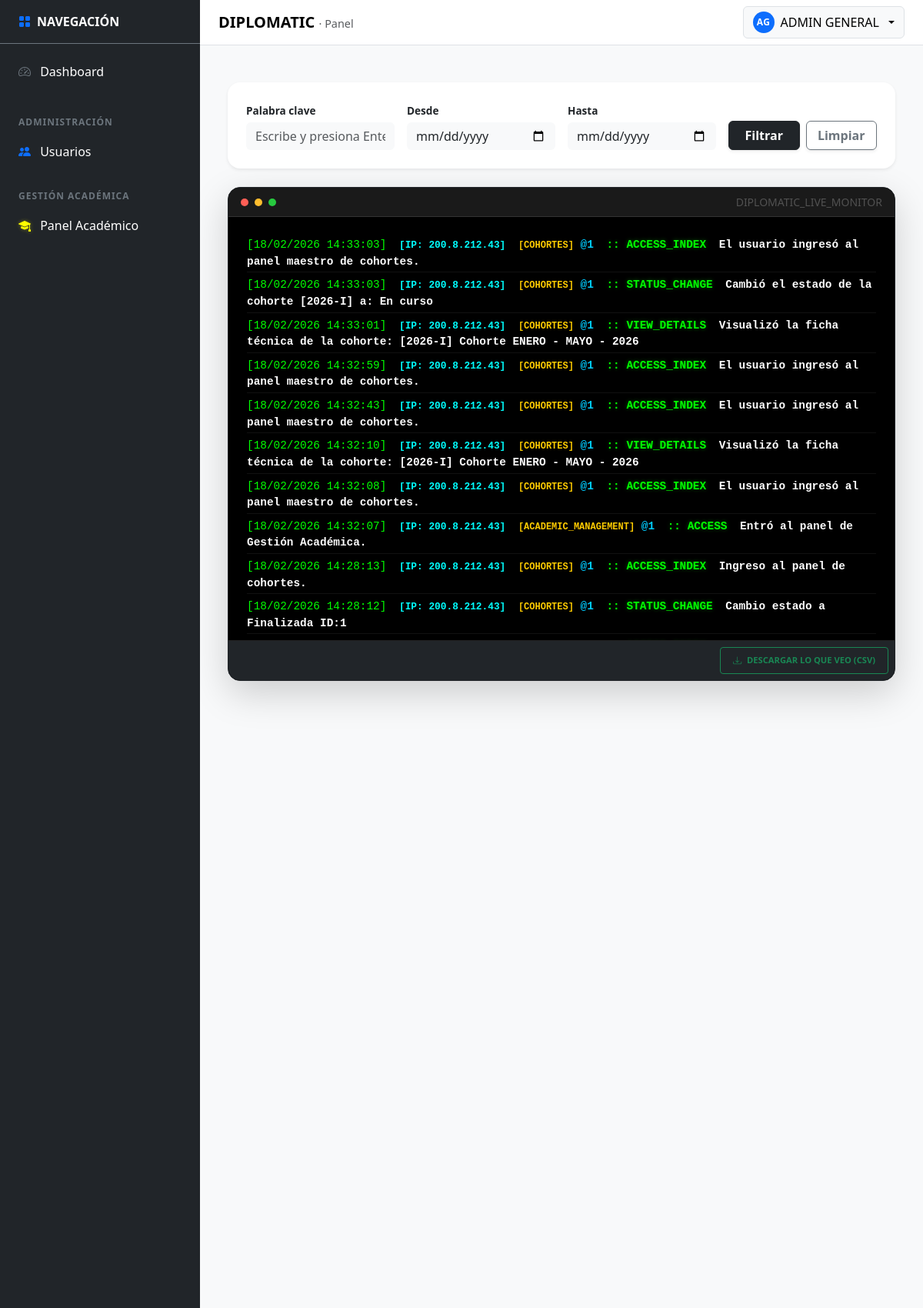
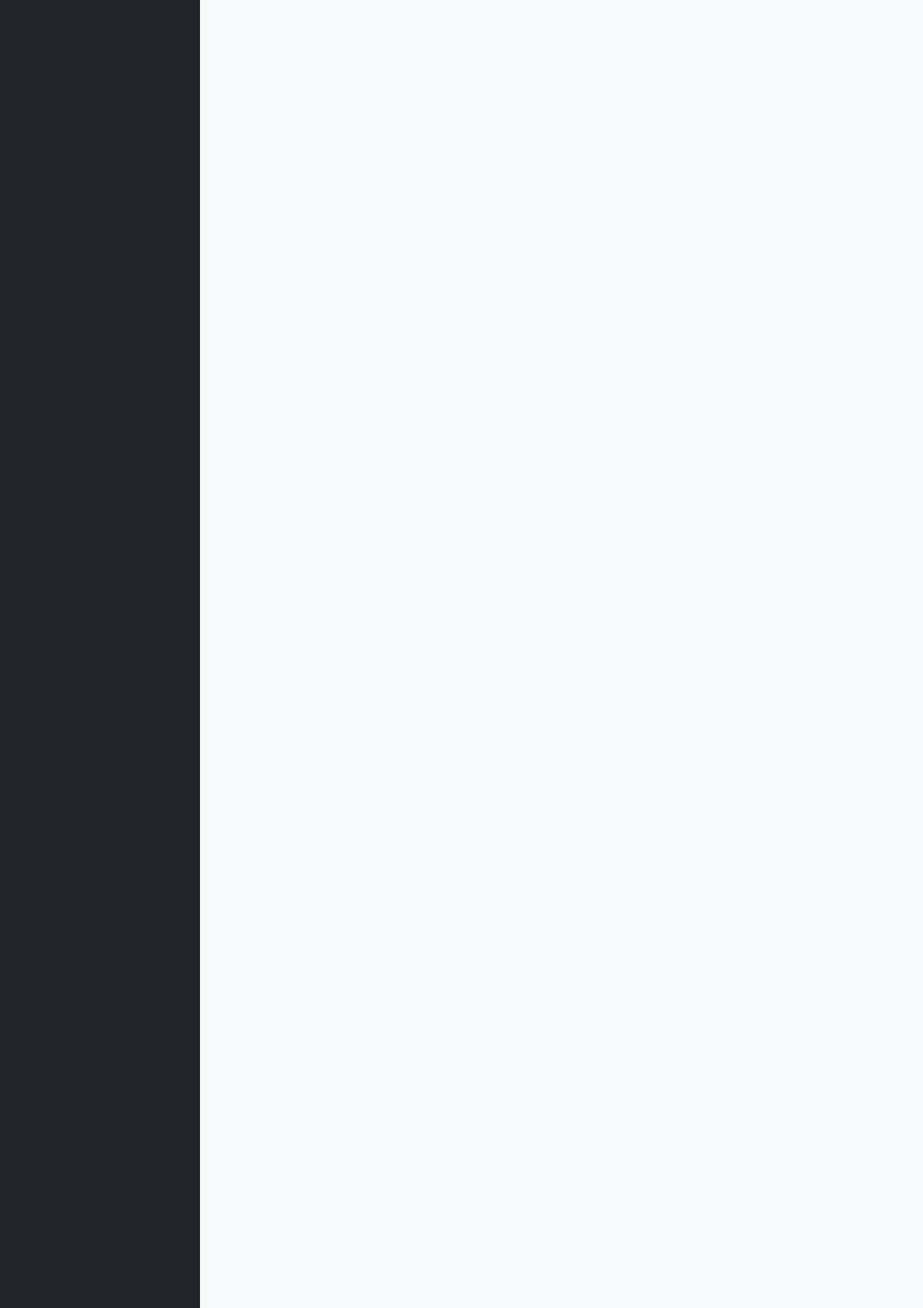
Page /public/settings/eventos (signed in, upper part) on the committed database (2 pictures, top to bottom).
### tables this page shows
CREATE TABLE `tbl_audit_logs` (
  `log_id` bigint(20) NOT NULL,
  `created_at` timestamp NOT NULL DEFAULT current_timestamp(),
  `user_id` int(11) DEFAULT NULL,
  `session_id` varchar(255) DEFAULT NULL,
  `ip_address` varchar(45) DEFAULT NULL,
  `user_agent` text DEFAULT NULL,
  `device` varchar(50) DEFAULT NULL,
  `os` varchar(50) DEFAULT NULL,
  `module` varchar(100) DEFAULT NULL,
  `action` varchar(100) DEFAULT NULL,
  `description` text DEFAULT NULL,
  `entity` varchar(100) DEFAULT NULL,
  `entity_id` int(11) DEFAULT NULL,
  `db_action` varchar(20) DEFAULT NULL,
  `data_before` longtext DEFAULT NULL,
  `data_after` longtext DEFAULT NULL,
  `endpoint` varchar(255) DEFAULT NULL,
  `http_method` varchar(10) DEFAULT NULL,
  `status_code` int(5) DEFAULT NULL,
  `response_time_ms` int(11) DEFAULT NULL,
  `event_type` enum('NORMAL','WARNING','ERROR','SECURITY') DEFAULT 'NORMAL',
  `is_failed_attempt` tinyint(1) DEFAULT 0,
  `is_critical` tinyint(1) DEFAULT 0,
  `request_id` varchar(100) DEFAULT NULL,
  `event_origin` varchar(50) DEFAULT 'BACKEND',
  `environment` varchar(20) DEFAULT 'PROD',
  `app_version` varchar(20) DEFAULT '1.0.0'
);

### app/core/Controller.php (called while the page is built, shortened)
<?php
abstract class Controller
{
    protected function view(string $viewPath, array $data = []): void
    {
        View::render($viewPath, $data);
    }
}

### app/controllers/SettingsEventsController.php (called while the page is built, shortened)
<?php
final class SettingsEventsController extends Controller
{
    private $db;
    public function __construct() {
        try {
            $this->db = (new Database())->getConnection();
        } catch (Throwable $e) { $this->sendError($e->getMessage()); }
    }
    public function index(): void {
        try {
            $stmt = $this->db->query("SELECT * FROM tbl_audit_logs ORDER BY created_at DESC LIMIT 100");
            $this->view('settings/eventos', ['logs' => $stmt->fetchAll(PDO::FETCH_ASSOC)]);
        } catch (Throwable $e) { $this->view('settings/eventos', ['logs' => []]); }
    }
}

### app/core/Router.php (called while the page is built, shortened)
<?php
final class Router
{
  private array $routes = [
    'GET' => [],
    'POST' => [],
  ];
  public function get(string $path, array $handler): void
  {
    $this->routes['GET'][$this->normalize($path)] = $handler;
  }
  public function post(string $path, array $handler): void
  {
    $this->routes['POST'][$this->normalize($path)] = $handler;
  }
  public function dispatch(): void
  {
    $method = $_SERVER['REQUEST_METHOD'] ?? 'GET';
    $uri = parse_url($_SERVER['REQUEST_URI'] ?? '/', PHP_URL_PATH) ?? '/';
    $basePath = $this->detectBasePath();
    $path = $this->normalize(str_replace($basePath, '', $uri) ?: '/');
    $handler = $this->routes[$method][$path] ?? null;
    [$class, $action] = $handler;
    $controller = new $class();
    $controller->$action();
  }
  private function normalize(string $path): string
  {
    $path = '/' . trim($path, '/');
    return $path === '//' ? '/' : $path;
  }
  private function detectBasePath(): string
  {
    $scriptName = $_SERVER['SCRIPT_NAME'] ?? '';
    $dir = str_replace('\\', '/', dirname($scriptName));
    return rtrim($dir, '/');
  }
}

### app/core/Bootstrap.php (called while the page is built, shortened)
<?php
final class Bootstrap
{
    public function run(): void
    {
        $router = new Router();
        $router->get('/', [AuthController::class, 'showLogin']);
        $router->post('/login', [AuthController::class, 'doLogin']);
        $router->get('/logout', [AuthController::class, 'logout']);
        $router->get('/dashboard', [DashboardController::class, 'index']);
        $router->get('/profile', [ProfileController::class, 'index']);
        $router->post('/profile/update', [ProfileController::class, 'update']);
        $router->get('/profile/security', [ProfileController::class, 'security']);
        $router->post('/profile/change-password', [ProfileController::class, 'changePassword']);
        $router->get('/settings', [SettingsController::class, 'index']);
        $router->get('/settings/correo', [SettingsEmailController::class, 'index']);
        $router->post('/settings/save-correo', [SettingsEmailController::class, 'save']);
        $router->post('/settings/test-correo', [SettingsEmailController::class, 'test']);
        $router->get('/settings/empresa', [SettingsCompanyController::class, 'index']);
        $router->post('/settings/empresa/save', [SettingsCompanyController::class, 'save']);
        $router->get('/settings/whatsapp', [SettingsWhatsappController::class, 'index']);
        $router->post('/settings/whatsapp/save-template', [SettingsWhatsappController::class, 'saveTemplate']);
        $router->post('/settings/whatsapp/log', [SettingsWhatsappController::class, 'logSend']);
        $router->get('/settings/eventos', [SettingsEventsController::class, 'index']);
        $router->get('/settings/eventos/filter', [SettingsEventsController::class, 'filter']);
        $router->get('/academic', [AcademicController::class, 'index']);
        $router->get('/academic/diplomados', [DiplomadosController::class, 'index']);
        $router->get('/academic/diplomados/create', [DiplomadosController::class, 'create']);
        $router->post('/academic/diplomados/save', [DiplomadosController::class, 'save']);
        $router->get('/academic/diplomados/edit', [DiplomadosController::class, 'edit']);
        $router->post('/academic/diplomados/update', [DiplomadosController::class, 'update']);
        $router->post('/academic/diplomados/delete', [DiplomadosController::class, 'delete']);
        $router->get('/academic/diplomados/getDetails', [DiplomadosController::class, 'getDetails']);
        $router->get('/academic/diplomados/export', [\App\Controllers\ExportController::class, 'pdf']);
        $router->get('/academic/cohortes', [CohortesController::class, 'index']);
        $router->get('/academic/cohortes/create', [CohortesController::class, 'create']);
        $router->post('/academic/cohortes/save', [CohortesController::class, 'save']);
        $router->post('/academic/cohortes/update', [CohortesController::class, 'update']);
        $router->post('/academic/cohortes/delete', [CohortesController::class, 'delete']);
        $router->get('/academic/cohortes/getDetails', [CohortesController::class, 'getDetails']);
        $router->get('/academic/cohortes/changeStatus', [CohortesController::class, 'changeStatus']);
        $router->get('/academic/cohortes/logAccess', [CohortesController::class, 'logAccess']);
        $router->get('/academic/cohortes-config', [CohortesConfigController::class, 'index']);
        $router->get('/academic/cohortes-config/getDetails', [CohortesConfigController::class, 'getDetails']);
        $router->post('/academic/cohortes-config/updateStatus', [CohortesConfigController::class, 'updateStatus']);
        $router->post('/academic/cohortes-config/hardDelete', [CohortesConfigController::class, 'hardDelete']);
        $router->get('/academic/grupos', [GruposController::class, 'index']);
        $router->post('/academic/grupos/save', [GruposController::class, 'save']);
        $router->post('/academic/grupos/update', [GruposController::class, 'update']);
        $router->post('/academic/grupos/delete', [GruposController::class, 'delete']);
        $router->get('/academic/grupos/getDetails', [GruposController::class, 'getDetails']);
        $router->get('/academic/grupos/logAccess', [GruposController::class, 'logAccess']);
        $router->get('/academic/profesores', [ProfesoresController::class, 'index']);
        $router->get('/UserSecurity', [UserSecurityController::class, 'index']);
        $router->post('/UserSecurityController/updatePassword', [UserSecurityController::class, 'changePassword']);
        $router->post('/UserSecurityController/updateStatus', [UserSecurityController::class, 'changeStatus']);
        $router->get('/users', [UsersController::class, 'index']);
        $router->post('/users/save', [UsersController::class, 'save']);
        $router->post('/users/delete', [UsersController::class, 'delete']);
        $router->get('/register', [RegisterController::class, 'index']);
        $router->post('/register/submit', [RegisterController::class, 'submit']);
        $router->get('/register/validate', [RegisterController::class, 'validateToken']);
        $router->post('/register/create-password', [RegisterController::class, 'createPassword']);
        $router->get('/register/complete', [RegisterController::class, 'completeProfile']);
        $router->get('/forgot-password', [RegisterController::class, 'forgotPasswordIndex']);
        $router->post('/forgot-password/submit', [RegisterController::class, 'forgotPasswordSubmit']);
        $router->dispatch();
    }
}

### public/index.php (called while the page is built, shortened)
<?php
require_once __DIR__ . '/../app/core/Autoload.php';
$app = new \App\Core\Bootstrap();
$app->run();

### app/core/Autoload.php (called while the page is built, shortened)
<?php
spl_autoload_register(function (string $class): void {
  $prefix = 'App\\';
  $baseDir = __DIR__ . '/../';
  $len = strlen($prefix);
  $relativeClass = substr($class, $len);
  $relativePath = str_replace('\\', '/', $relativeClass);
  $parts = explode('/', $relativePath);
  if (!empty($parts[0])) {
    $map = [
      'Core'        => 'core',
      'Controllers' => 'controllers',
      'Models'      => 'models',
      'Config'      => 'config',
      'Middleware'  => 'middleware',
      'Views'       => 'views',
      'Services'    => 'services',
    ];
    if (isset($map[$parts[0]])) {
      $partsMapped = $parts;
      $partsMapped[0] = $map[$parts[0]];
      $file = $baseDir . implode('/', $partsMapped) . '.php';
      if (file_exists($file)) { require_once $file; return; }
    }
  }
});

### app/core/Database.php (called while the page is built, shortened)
<?php
final class Database
{
  private static ?PDO $pdo = null;
  public static function getConnection(): PDO
  {
    $configFile = __DIR__ . '/../config/database.php';
    $cfg = require $configFile;
    $host = $cfg['host'] ?? '127.0.0.1';
    $dbname = $cfg['dbname'] ?? '';
    $user = $cfg['user'] ?? 'root';
    $pass = $cfg['pass'] ?? '';
    $charset = $cfg['charset'] ?? 'utf8mb4';
    $dsn = "mysql:host={$host};dbname={$dbname};charset={$charset}";
    try {
      self::$pdo = new PDO($dsn, $user, $pass, [
        PDO::ATTR_ERRMODE => PDO::ERRMODE_EXCEPTION,
        PDO::ATTR_DEFAULT_FETCH_MODE => PDO::FETCH_ASSOC,
        PDO::ATTR_EMULATE_PREPARES => false,
      ]);
      return self::$pdo;
    } catch (PDOException $e) {
      throw new \RuntimeException('Error de conexión a la base de datos. Verifique credenciales y que MySQL esté activo.');
    }
  }
}

### app/config/database.php (called while the page is built)
<?php
return [
  'host' => '127.0.0.1',
  'dbname' => 'db_diplomatic',
  'user' => 'root',
  'pass' => '',
  'charset' => 'utf8mb4',
];

### app/views/settings/eventos.php (the view, shortened to what this page needs)
<?php
$basePath = rtrim(str_replace('\\', '/', dirname($_SERVER['SCRIPT_NAME'] ?? '')), '/');
?>
<link rel="stylesheet" href="<?= $basePath ?>/assets/css/events.css?v=<?= time() ?>">
<div class="container-fluid py-4">
    <div class="card border-0 shadow-sm p-4 rounded-4 mb-4 bg-white">
        <form id="filter-events" class="row g-3 align-items-end" data-basepath="<?= $basePath ?>" onsubmit="event.preventDefault(); filterLogs();">
            <div class="col-lg-3">
                <label class="form-label small fw-bold">Palabra clave</label>
                <input type="text" name="search" class="form-control bg-light border-0" placeholder="Escribe y presiona Enter...">
            </div>
            <div class="col-lg-3">
                <label class="form-label small fw-bold">Desde</label>
                <input type="date" name="date_from" class="form-control bg-light border-0">
            </div>
            <div class="col-lg-3">
                <label class="form-label small fw-bold">Hasta</label>
                <input type="date" name="date_to" class="form-control bg-light border-0">
            </div>
            <div class="col-lg-3 d-flex gap-2">
                <button type="submit" class="btn btn-dark w-100 fw-bold shadow-sm">Filtrar</button>
                <button type="button" class="btn btn-outline-secondary w-100 fw-bold shadow-sm" onclick="clearFilters()">Limpiar</button>
            </div>
        </form>
    </div>
    <div class="console-wrapper shadow-lg rounded-4 overflow-hidden border border-dark">
        <div class="console-header d-flex justify-content-between align-items-center px-3 py-2">
            <div class="d-flex gap-2"><span class="console-dot dot-red"></span><span class="console-dot dot-yellow"></span><span class="console-dot dot-green"></span></div>
            <span class="console-title fw-mono small opacity-50">DIPLOMATIC_LIVE_MONITOR</span>
        </div>
        <div class="console-body p-4" id="event-logs">
            <?php if (!empty($logs)): foreach($logs as $log): ?>
                <div class="log-line mb-1">
                    <span class="log-date">[<?= date('d/m/Y H:i:s', strtotime($log['created_at'])) ?>]</span>
                    <span class="log-ip mx-2" style="color: #00ffff !important;">[IP: <?= $log['ip_address'] ?>]</span>
                    <span class="log-module" style="color: #ffcc00 !important; font-weight: bold;">[<?= $log['module'] ?>]</span>
                    <span class="text-info fw-bold">@<?= $log['user_id'] ?? '1' ?></span>
                    <span class="text-success fw-bold mx-2">:: <?= strtoupper($log['action']) ?></span>
                    <span class="text-white fw-bold"><?= htmlspecialchars($log['description']) ?></span>
                </div>
            <?php endforeach; endif; ?>
        </div>
        <div class="console-footer d-flex justify-content-end p-2 bg-dark">
            <button class="btn btn-outline-success btn-xs fw-mono py-2 px-3" onclick="exportConsoleToCSV()">
                <i class="bi bi-download me-1"></i> DESCARGAR LO QUE VEO (CSV)
            </button>
        </div>
    </div>
</div>

### public/assets/css/panel.css (style rules this page uses)
:root { --sidebar-width: 260px; }

### public/assets/css/users.css (style rules this page uses)
.form-label { font-size: 0.85rem; margin-bottom: 0.3rem; }

### public/assets/css/events.css (style rules this page uses)
.console-wrapper { background-color: #000; border: 1px solid #333; }
.console-header { background-color: #1a1a1a; border-bottom: 1px solid #333; color: #888; }
.console-footer { background-color: #000; border-top: 1px solid #222; }
.console-body { height: 550px; overflow-y: auto; background-color: #000; color: #e6edf3; font-family: 'Consolas', 'Monaco', monospace; font-size: 0.9rem; line-height: 1.5; }
.text-success { color: #00ff00 !important; text-shadow: 0 0 5px rgba(0, 255, 0, 0.4); }
.text-info { color: #00ccff !important; font-weight: bold; }
.log-line { border-bottom: 1px solid #111; padding: 2px 0; }
.log-date { color: #00ff00; font-weight: 500; }
.log-ip { color: #00ffff; font-weight: bold; font-size: 0.8rem; }
.log-module { color: #555; font-size: 0.75rem; }
.console-dot { width: 10px; height: 10px; border-radius: 50%; display: inline-block; }
.dot-red { background-color: #ff5f56; }
.dot-yellow { background-color: #ffbd2e; }
.dot-green { background-color: #27c93f; }
.btn-xs { padding: 0.2rem 0.6rem; font-size: 0.7rem; border-radius: 4px; font-weight: bold; }

### rows in the picture
tbl_audit_logs: created_at "18/02/2026 14:33:03", ip_address "200.8.212.43", module "COHORTES", user "1", action "ACCESS_INDEX", description "El usuario ingresó al panel maestro de cohortes."
tbl_audit_logs: created_at "18/02/2026 14:33:03", ip_address "200.8.212.43", module "COHORTES", user "1", action "STATUS_CHANGE", description "Cambió el estado de la cohorte [2026-I] a: En curso"
tbl_audit_logs: created_at "18/02/2026 14:33:01", ip_address "200.8.212.43", module "COHORTES", user "1", action "VIEW_DETAILS", description "Visualizó la ficha técnica de la cohorte: [2026-I] Cohorte ENERO - MAYO - 2026"
tbl_audit_logs: created_at "18/02/2026 14:32:59", ip_address "200.8.212.43", module "COHORTES", user "1", action "ACCESS_INDEX", description "El usuario ingresó al panel maestro de cohortes."
tbl_audit_logs: created_at "18/02/2026 14:32:43", ip_address "200.8.212.43", module "COHORTES", user "1", action "ACCESS_INDEX", description "El usuario ingresó al panel maestro de cohortes."
tbl_audit_logs: created_at "18/02/2026 14:32:10", ip_address "200.8.212.43", module "COHORTES", user "1", action "VIEW_DETAILS", description "Visualizó la ficha técnica de la cohorte: [2026-I] Cohorte ENERO - MAYO - 2026"
tbl_audit_logs: created_at "18/02/2026 14:32:08", ip_address "200.8.212.43", module "COHORTES", user "1", action "ACCESS_INDEX", description "El usuario ingresó al panel maestro de cohortes."
tbl_audit_logs: created_at "18/02/2026 14:32:07", ip_address "200.8.212.43", module "ACADEMIC_MANAGEMENT", user "1", action "ACCESS", description "Entró al panel de Gestión Académica."
tbl_audit_logs: created_at "18/02/2026 14:28:13", ip_address "200.8.212.43", module "COHORTES", user "1", action "ACCESS_INDEX", description "Ingreso al panel de cohortes."
tbl_audit_logs: created_at "18/02/2026 14:28:12", ip_address "200.8.212.43", module "COHORTES", user "1", action "STATUS_CHANGE", description "Cambio estado a Finalizada ID:1"

### other values in the picture
$initials "AG"
$userName "ADMIN GENERAL"
